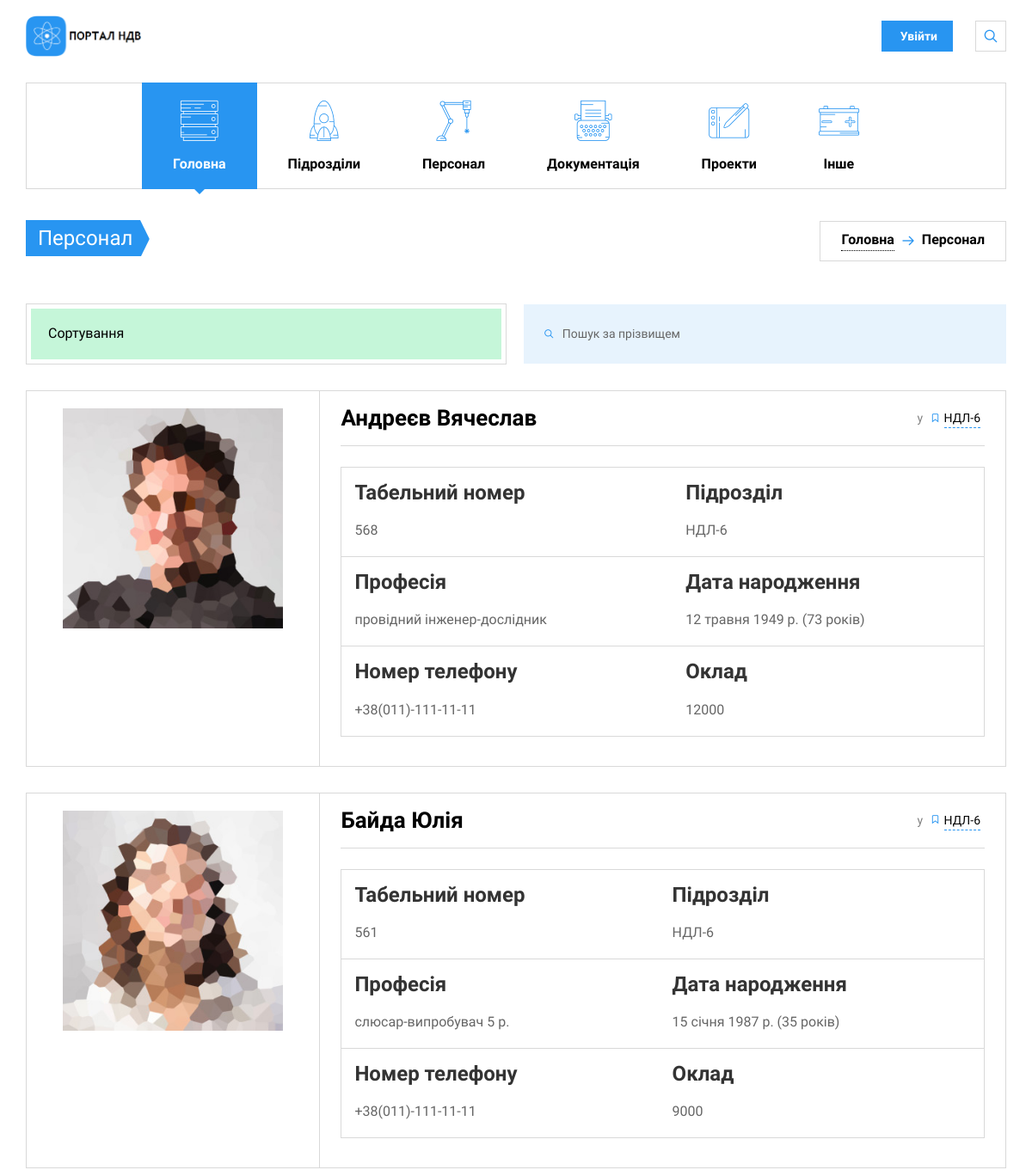
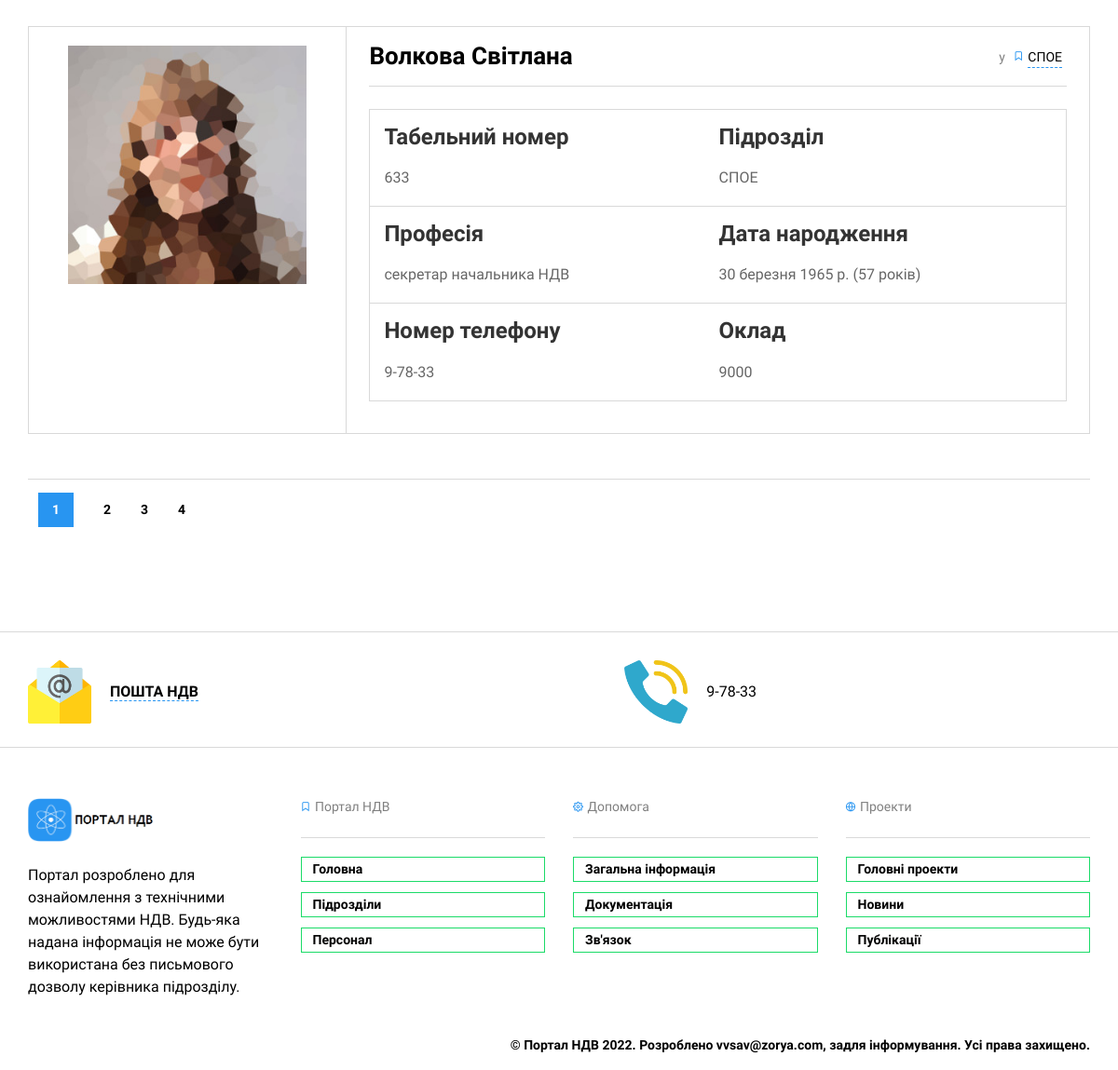
Page /staff/ on the committed database (2 pictures, top to bottom).
### nio_app/models.py (models this page shows, shortened)
class Main(models.Model):
    name = models.CharField(max_length=200, help_text='не більше ніж 200 символів',
                            verbose_name='Назва підрозділу')
    abr = models.CharField(max_length=10, help_text='не більше ніж 10 символів',
                           verbose_name='Абрівіатура підрозділу')
    slug = models.SlugField(max_length=200, unique=True, verbose_name='URL', db_index=True)
    divisions = models.ManyToManyField('Divisions', verbose_name='Підрозділи')
    description = models.TextField(max_length=5000, help_text='Введіть короткий опис підрозділу',
                                   verbose_name='Опис підрозділу')
    num_staff = models.IntegerField(verbose_name='Кількість персоналу', null=True, blank=True)
    num_projects = models.IntegerField(verbose_name='Кількість проектів', null=True, blank=True)
    num_docs = models.IntegerField(verbose_name='Загальна кількість документації', null=True, blank=True)
    boss = models.CharField(max_length=200, help_text='не більше ніж 200 символів',
                            verbose_name='ПІБ керівника')
    photo = models.ImageField(upload_to="workers_foto/", verbose_name="Фото")
    objects = models.Manager()
    """Визначення загальної кількості персоналу"""
    def staff(self):
        num = 0
        for d in self.divisions.all():
            if d.num_staff:
                num += d.num_staff
                self.num_staff = num
            else:
                self.num_staff = 0
        return self.num_staff
    staff.short_description = 'Загальна кількість персоналу'
    class Meta:
        verbose_name = 'Загальна інфо'
        verbose_name_plural = 'Загальна інфо'

class Staff(models.Model):
    fio = models.CharField(max_length=100, help_text='не більше ніж 100 символів',
                           verbose_name='ПІБ')
    slug = models.SlugField(max_length=100, unique=True, verbose_name='URL', db_index=True)
    div = models.ForeignKey(Divisions, on_delete=models.SET_NULL, verbose_name='Підрозділ', null=True)
    tabel = models.CharField(max_length=5, help_text='не більше ніж 5 символів', verbose_name='Табельный номер',
                             unique=True)
    prof = models.CharField(max_length=100, help_text='не більше ніж 100 символів',
                            verbose_name='Посада')
    oklad = models.IntegerField(verbose_name='Оклад')
    birthday = models.DateField(verbose_name="Дата народження", blank=True)
    phone = models.CharField(max_length=18, help_text='формат +38(ХХХ)-ХХХ-ХХ-ХХ',
                             verbose_name='Номер телефону')
    adress = models.CharField(max_length=100, help_text='формат пр/вул/провулок ХХХХХ д.ХХ кв.ХХ',
                              verbose_name='Домашня адреса')
    photo = models.ImageField(upload_to="workers_foto/", verbose_name="Фото")
    objects = models.Manager()
    class Meta:
        verbose_name = 'Персонал'
        verbose_name_plural = 'Персонал'
        ordering = ['fio']

class Divisions(models.Model):
    name = models.CharField(max_length=200, help_text='не більше ніж 200 символів',
                            verbose_name='Назва підрозділу')
    abr = models.CharField(max_length=10, help_text='не більше ніж 10 символів',
                           verbose_name='Абрівіатура підрозділу')
    slug = models.SlugField(max_length=200, unique=True, verbose_name='URL', db_index=True)
    description = models.TextField(max_length=5000, help_text='Введіть короткий опис підрозділу',
                                   verbose_name='Опис підрозділу')
    num_staff = models.IntegerField(verbose_name='Кількість персоналу', null=True, blank=True, default=0)
    num_projects = models.IntegerField(verbose_name='Кількість проектів', null=True)
    num_docs = models.IntegerField(verbose_name='Загальна кількість документації', null=True)
    locs = models.ManyToManyField('Location', verbose_name='Розміщення')
    coops = models.ManyToManyField('Cooperation', verbose_name='Підрозділи взаємодії')
    theses = models.ManyToManyField('Theses', verbose_name='Тези')
    boss = models.CharField(max_length=50, help_text='Призвище Ім\'я',
                            verbose_name='ПІБ керівника', null=True, blank=True)
    photo = models.ImageField(upload_to="boss_foto/", verbose_name="Фото")
    """Шлях до фото підрозділу"""
    def directory_path(instance, filename):
        return f'divs/{instance.slug}/photo/{filename}'
    photo_1 = models.ImageField(upload_to=directory_path, verbose_name="Фото підрозділу", null=True)
    photo_2 = models.ImageField(upload_to=directory_path, verbose_name="Фото підрозділу", blank=True, null=True)
    photo_3 = models.ImageField(upload_to=directory_path, verbose_name="Фото підрозділу", blank=True, null=True)
    photo_4 = models.ImageField(upload_to=directory_path, verbose_name="Фото підрозділу", blank=True, null=True)
    photo_5 = models.ImageField(upload_to=directory_path, verbose_name="Фото підрозділу", blank=True, null=True)
    objects = models.Manager()
    __original_name = None
    def __init__(self, *args, **kwargs):
        super().__init__(*args, **kwargs)
        self.__original_name = self.name
        self.save()
    """Визначення кількості персоналу, проектів та документації через сумісні моделі"""
    def save(
            self, force_insert=False, force_update=False, using=None, update_fields=None
    ):
        super().save()
        self.num_staff = len(Staff.objects.filter(div_id=self.pk))
        self.num_projects = len(Projects.objects.filter(div_id=self.pk))
        self.num_docs = len(Documents.objects.filter(div_id=self.pk))
        super().save(force_insert=False, force_update=True, using=using, update_fields=update_fields)
    class Meta:
        verbose_name = 'Підрозділи'
        verbose_name_plural = 'Підрозділи'
        ordering = ['name']

### nio_app/views.py (the view)
# urls.py: path('staff/', StaffList.as_view(), name='staff'),
class StaffList(StaffSort, ListView):
    model = Staff
    template_name = 'nio_app/staff/staff.html'
    context_object_name = 'filter'
    paginate_by = 3
    def get_context_data(self, *, object_list=None, **kwargs):
        context = super().get_context_data()
        context.update(CONTEXT)
        context['page'] = ''
        if self.request.GET.get('divs'):
            context['page'] += f"divs={self.request.GET.get('divs')}&"
        if self.request.GET.get('prof'):
            context['page'] += f"prof={self.request.GET.get('prof')}&"
        if self.request.GET.get('sort'):
            context['page'] += f"sort={self.request.GET.get('sort')}&"
        return context

### nio_app/views.py (called while the page is built)
    def get_div(self):
        return Divisions.objects.all()

### nio_app/templates/nio_app/staff/staff.html (shortened to what this page needs)
{% extends 'nio_app/base_portal.html' %}
{% load static %}
{% block content %}
<section class="page-title">
  <div class="container">
    <div class="inner">
      <div class="column">
        <div class="title">
          <a href="{% url 'nio_app:staff' %}">
          <h1>Персонал</h1>
          </a>
        </div>
      </div>
      <div class="column">
        <div class="breadcrumbs">
          <a href="{% url 'nio_app:index_portal' %}">Головна</a>
          <span class="delimiter"><i class="icon-arrow-right"></i></span>
          <span>Персонал</span>
        </div>
      </div>
    </div>
  </div>
</section>
<section class="container">
  <div class="shop-filters-wrap">
    <div class="shop-filters">
      <div class="inner">
        <div class="shop-filter">
          <div class="shop-filter-dropdown">
            <span>Сортування</span>
          </div>
        </div>
      </div>
    </div>
    <div class="shop-search">
      <div class="widget widget_search">
        <form method="get" class="search-box" action="{% url 'nio_app:search_staff' %}">
          <input type="text" class="form-control" name="search_staff" placeholder="Пошук за прізвищем">
          <button type="submit"><i class="icon-search"></i></button>
        </form>
      </div>
    </div>
  </div>
  {% for s in filter %}
  <div class="shop-tile">
    <a href="#" class="thumbnail">
      <img src="{{s.photo.url}}" alt="Photo">
    </a>
    <div class="description">
      <div class="shop-meta">
        <div class="column">
          <span class="price">{{s.fio}}</span>
        </div>
        <div class="column">
          <span class="hidden-xs">у</span>
          <span id="div">
            <i class="icon-ribbon hidden-xs"></i>
            <a href="{% url 'nio_app:division' s.div.slug %}">{{s.div.abr}}</a>
          </span>
        </div>
      </div>
      <table>
        <tr>
          <td>
            <h6 class="shop-title">Табельний номер</h6>
            <p style="margin:0 0 4px">{{s.tabel}}</p>
          </td>
          <td>
            <h6 class="shop-title">Підрозділ</h6>
            <p style="margin:0 0 4px">{{s.div.abr}}</p>
          </td>
        </tr>
         <tr>
          <td>
            <h6 class="shop-title">Професія</h6>
           <p style="margin:0 0 4px">{{s.prof}}</p>
          </td>
          <td>
            <h6 class="shop-title">Дата народження</h6>
            <p style="margin:0 0 4px">{{s.birthday}} <span class="text-gray">({{s.birthday|timesince|slice:":2"}} років)</span></p>
          </td>
        </tr>
        <tr>
          <td>
            <h4 class="shop-title">Номер телефону</h4>
            <p style="margin:0 0 4px">{{s.phone}}</p>
          </td>
          <td>
            <h4 class="shop-title">Оклад</h4>
            <p style="margin:0 0 4px">{{s.oklad}}</p>
          </td>
        </tr>
      </table>
    </div>
  </div>
  {% endfor %}
    {% include 'nio_app/include/pagination.html' %}
</section>
{% endblock content %}

### nio_app/templates/nio_app/base_portal.html (shortened to what this page needs)
<!DOCTYPE html>
<html>
<head>
  {% load static %}
  <link href="{% static 'nio_app/masterslider/style/masterslider.css' %}" rel="stylesheet" media="screen">
  <link href="{% static 'nio_app/css/styles.min.css' %}" rel="stylesheet" media="screen">
</head>
<body class="is-preloader preloading">
  <div class="page-wrapper">
    <header class="navbar navbar-sticky">
        {% include 'nio_app/include/header.html' %}
  {% for m in main %}
  <div class="container">
    <nav class="main-navigation">
      <ul class="menu">
        {% block main %}
        <li class="current-menu-item menu-item-has-children">
        {% endblock main %}
          <a href="#" id="nav_header"><i class="flaticon-technology46"></i>Головна</a>
        </li>
        {% block divs %}
        <li class="menu-item-has-children">
          {% endblock divs %}
          <a href="#"><i class="flaticon-space-ship2"></i>Підрозділи</a>
        </li>
        {% block staff %}
        <li class="menu-item-has-children">
          {% endblock staff %}
          <a href="#"><i class="flaticon-technological"></i>Персонал</a>
        </li>
        {% block docs %}
        <li class="menu-item-has-children">
          {% endblock docs %}
          <a href="#"><i class="flaticon-writing50"></i>Документація</a>
        </li>
        {% block projects %}
        <li class="menu-item-has-children">
          {% endblock projects %}
          <a href="#"><i class="flaticon-drawing33"></i>Проекти</a>
        </li>
        {% block other %}
        <li class="menu-item-has-children">
          {% endblock other %}
          <a href="#"><i class="flaticon-positive"></i>Інше</a>
        </li>
      </ul>
    </nav>
  </div>
  {% endfor %}
</header>
      {% block content %}
      {%  endblock content %}
{% include 'nio_app/include/footer.html' %}
</body>
</html>

### rows in the picture
Staff: photo (picture), fio "Андреєв Вячеслав", div.abr "НДЛ-6", tabel "568", prof "провідний інженер-дослідник", birthday "12 травня 1949 р.", birthday "73", phone "+38(011)-111-11-11", oklad "12000"
Staff: photo (picture), fio "Байда Юлія", div.abr "НДЛ-6", tabel "561", prof "слюсар-випробувач 5 р.", birthday "15 січня 1987 р.", birthday "35", phone "+38(011)-111-11-11", oklad "9000"
Staff: photo (picture), fio "Волкова Світлана", div.abr "СПОЕ", tabel "633", prof "секретар начальника НДВ", birthday "30 березня 1965 р.", birthday "57", phone "9-78-33", oklad "9000"

### other values in the picture
{{ i }} "1"
{{ i }} "2" "3" "4"
